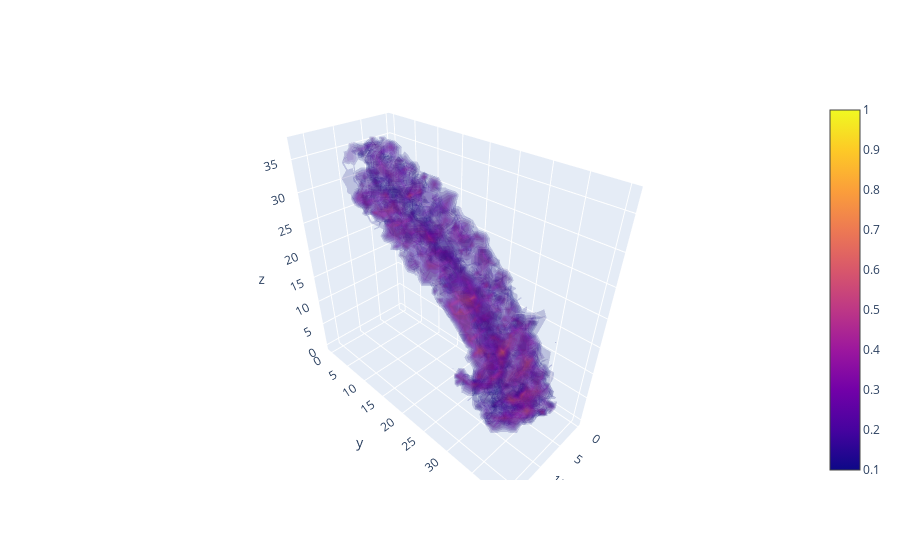

Notebook code for this chart:
### Code cell
# Create axis
axes = list(dim[:3])
dim1 = list(dim[:3])[0]
dim2 = list(dim[:3])[1]
dim3 = list(dim[:3])[2]

# Create Data
data = sum_vol.np.reshape(list(dim[:3]))

X, Y, Z = np.mgrid[0:dim1:1, 0:dim2:1, 0:dim3:1]
values = np.flip(data, axis=[1,2])

fig = go.Figure(data=go.Volume(
    x=X.flatten(),
    y=Y.flatten(),
    z=Z.flatten(),
    value=values.flatten(),
    isomin=0.1,
    isomax=1,
    opacity=0.1, # needs to be small to see through all surfaces
    surface_count=17, # needs to be a large number for good volume rendering
    ))
fig.show()

### Figure 1 — Plotly figure (JSON) as saved in the notebook; plotly's stock layout.template omitted (floating-point values rounded to 4 significant figures; data arrays with more than 128 entries replaced by an {"elided": "..."} marker saying what was removed)
{"data": [{"isomax": 1, "isomin": 0.1, "opacity": 0.1, "surface": {"count": 17}, "type": "volume", "value": {"elided": "28044 float values"}, "x": {"elided": "28044 int values"}, "y": {"elided": "28044 int values"}, "z": {"elided": "28044 int values"}}], "layout": {}}
